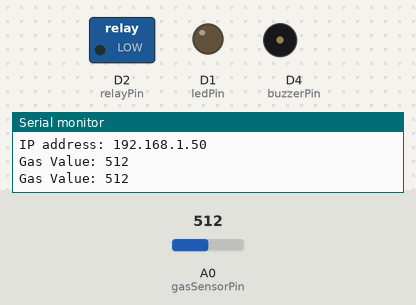
Bench run of a sketch on a simulated ESP8266 (NodeMCU). Shown: switched loads named in the sketch (green lamp = pin HIGH), output pins drawn as LEDs (lit = HIGH), buzzer (waves = sounding, pin HIGH), the last lines printed to the serial monitor. The inputs (shaded band) are chosen by the test bench; at power-on: A0 (gasSensorPin) = 512. WiFi joins after 1.5 s; servers stay silent unless stated.

Above: at 3.2 s.
3.3 s: A0 (gasSensorPin) set to 411
5.2 s: A0 (gasSensorPin) set to 387
At 7.1 s:
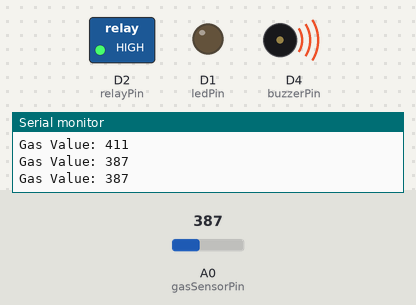
9.5 s: A0 (gasSensorPin) set to 410
At 11.2 s:
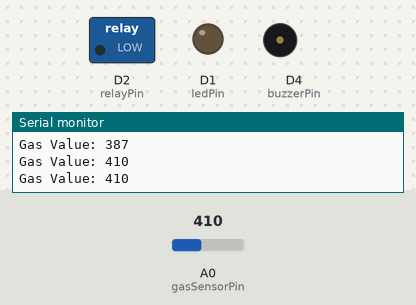
11.5 s: A0 (gasSensorPin) set to 390
At 12.9 s:
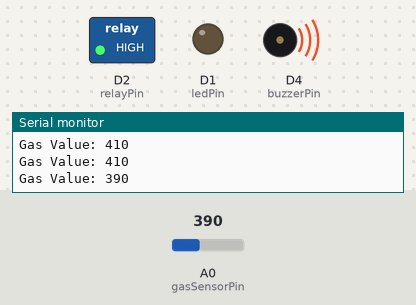
Timing chart, 0 to 14.5 s (numbered marks = the images above; inputs shaded):
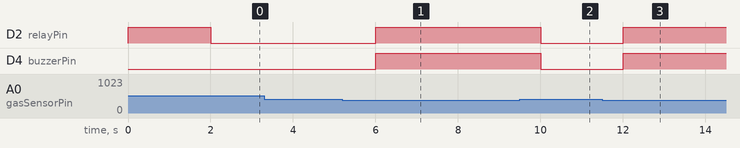

Measured:
- the behaviour switches between 401 and 400 on A0 (gasSensorPin) (found by bisection; images 0 and 1)
- after the input at 5.2 s, D2 (relayPin), D4 (buzzerPin): LOW → HIGH after 0.81 s
- after the input at 9.5 s, D2 (relayPin), D4 (buzzerPin): HIGH → LOW after 0.51 s
- after the input at 11.5 s, D2 (relayPin), D4 (buzzerPin): LOW → HIGH after 0.51 s

The sketch:

smoke_LED.ino
```cpp
#include <ESP8266WiFi.h>
#include <ESP8266WiFiMulti.h>
#include <ESP8266WebServer.h>

const char *ssid = "2666";
const char *password = "12345678";

// IPAddress staticIP(192, 168, 185, 22);
// IPAddress gateway(192, 168, 185, 211);
// IPAddress subnet(255, 255, 255, 0);

ESP8266WebServer server(80);

int gasSensorPin = A0;
int buzzerPin = D4;
int ledPin = D1;
int relayPin = D2;
int threshold = 400;

void setup() {
  Serial.begin(115200);

  pinMode(buzzerPin, OUTPUT);
  pinMode(ledPin, OUTPUT);
  pinMode(relayPin, OUTPUT);
  digitalWrite(ledPin, LOW);
  digitalWrite(relayPin, HIGH);

  WiFi.mode(WIFI_STA);
  WiFi.begin(ssid, password);
 // WiFi.config(staticIP, gateway, subnet);

  while (WiFi.status() != WL_CONNECTED) {
    delay(1000);
    Serial.print("Connecting to WiFi...");
  }

  Serial.println("Connected to WiFi");
  Serial.print("IP address: ");
  Serial.println(WiFi.localIP());

  server.on("/", HTTP_GET, handleRoot);
  server.on("/LED/on", HTTP_POST, handleLedOn);
  server.on("/LED/off", HTTP_POST, handleLedOff);

  server.begin();
}

void loop() {
  server.handleClient();

  int gasValue = analogRead(gasSensorPin);
  Serial.print("Gas Value: ");
  Serial.println(gasValue);

  if (gasValue > threshold) {
    digitalWrite(buzzerPin, LOW);
    digitalWrite(relayPin, LOW); // 继电器接通
  } else {
    digitalWrite(buzzerPin, HIGH);
    digitalWrite(relayPin, HIGH); // 继电器断开
  }
if (gasValue > 400) {
    digitalWrite(buzzerPin, LOW); // 蜂鸣器响
  } else {
    digitalWrite(buzzerPin, HIGH); // 蜂鸣器不响
  }
  delay(1000);
}

void handleRoot() {
  String message = "LED: " + String(digitalRead(ledPin) == LOW ? "OFF" : "ON");
  server.send(200, "text/plain", message);
  Serial.println("Request handled");
}

void handleLedOn() {
  digitalWrite(ledPin, HIGH);
  digitalWrite(relayPin, LOW); // 继电器接通
  handleRoot();
  Serial.println("LED turned ON");
}

void handleLedOff() {
  digitalWrite(ledPin, LOW);
  digitalWrite(relayPin, HIGH); // 继电器断开
  handleRoot();
  Serial.println("LED turned OFF");
}
```
